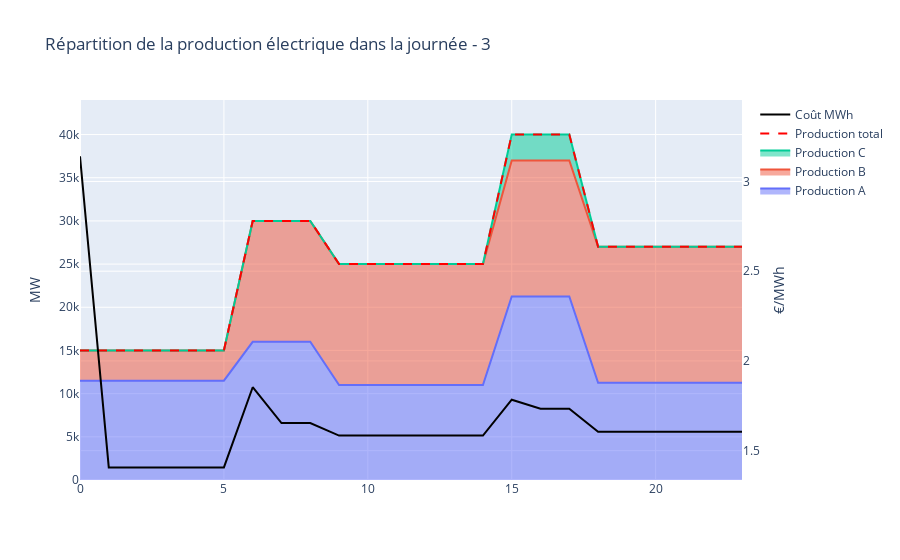

Notebook code cell kept with this figure:
### Code cell
df = df_results22(dict_N=dict_N,dict_P=dict_P,dict_Nstart=dict_Nstart,dict_XX=dict_Thermique,consommation=consommation)
fig = Results_viz(df,dict_Thermique)
A = 3
fig.update_layout(
    title = f"Répartition de la production électrique dans la journée - {A}"
)
fig.show()
fig.write_html(f"HTML/Répartition de la production électrique dans la journée - {A}.html")

### Figure 1 — Plotly figure (JSON) as saved in the notebook; plotly's stock layout.template omitted (floating-point values rounded to 4 significant figures)
{"data": [{"name": "Production A", "stackgroup": "one", "type": "scatter", "x": [0, 1, 2, 3, 4, 5, 6, 7, 8, 9, 10, 11, 12, 13, 14, 15, 16, 17, 18, 19, 20, 21, 22, 23], "y": [11500, 11500, 11500, 11500, 11500, 11500, 16000.0, 16000.0, 16000.0, 11000.0, 11000.0, 11000.0, 11000.0, 11000.0, 11000.0, 21250.0, 21250.0, 21250.0, 11250.0, 11250.0, 11250.0, 11250.0, 11250.0, 11250.0]}, {"name": "Production B", "stackgroup": "one", "type": "scatter", "x": [0, 1, 2, 3, 4, 5, 6, 7, 8, 9, 10, 11, 12, 13, 14, 15, 16, 17, 18, 19, 20, 21, 22, 23], "y": [3500.0, 3500.0, 3500.0, 3500.0, 3500.0, 3500.0, 14000.0, 14000.0, 14000.0, 14000.0, 14000.0, 14000.0, 14000.0, 14000.0, 14000.0, 15750.0, 15750.0, 15750.0, 15750.0, 15750.0, 15750.0, 15750.0, 15750.0, 15750.0]}, {"name": "Production C", "stackgroup": "one", "type": "scatter", "x": [0, 1, 2, 3, 4, 5, 6, 7, 8, 9, 10, 11, 12, 13, 14, 15, 16, 17, 18, 19, 20, 21, 22, 23], "y": [0, 0, 0, 0, 0, 0, 0, 0, 0, 0, 0, 0, 0, 0, 0, 3000, 3000, 3000, 0, 0, 0, 0, 0, 0]}, {"line": {"color": "red", "dash": "dash"}, "name": "Production total", "type": "scatter", "x": [0, 1, 2, 3, 4, 5, 6, 7, 8, 9, 10, 11, 12, 13, 14, 15, 16, 17, 18, 19, 20, 21, 22, 23], "y": [15000, 15000, 15000, 15000, 15000, 15000, 30000, 30000, 30000, 25000, 25000, 25000, 25000, 25000, 25000, 40000, 40000, 40000, 27000, 27000, 27000, 27000, 27000, 27000]}, {"line": {"color": "black"}, "name": "Coût MWh", "type": "scatter", "x": [0, 1, 2, 3, 4, 5, 6, 7, 8, 9, 10, 11, 12, 13, 14, 15, 16, 17, 18, 19, 20, 21, 22, 23], "y": [3.14, 1.407, 1.407, 1.407, 1.407, 1.407, 1.853, 1.653, 1.653, 1.584, 1.584, 1.584, 1.584, 1.584, 1.584, 1.784, 1.734, 1.734, 1.606, 1.606, 1.606, 1.606, 1.606, 1.606], "yaxis": "y2"}], "layout": {"hovermode": "x", "title": {"text": "Répartition de la production électrique dans la journée - 3"}, "yaxis": {"range": [0, 44000], "title": {"text": "MW"}}, "yaxis2": {"anchor": "free", "overlaying": "y", "position": 1, "range": [1.336, 3.454], "side": "right", "title": {"text": "€/MWh"}}}}
